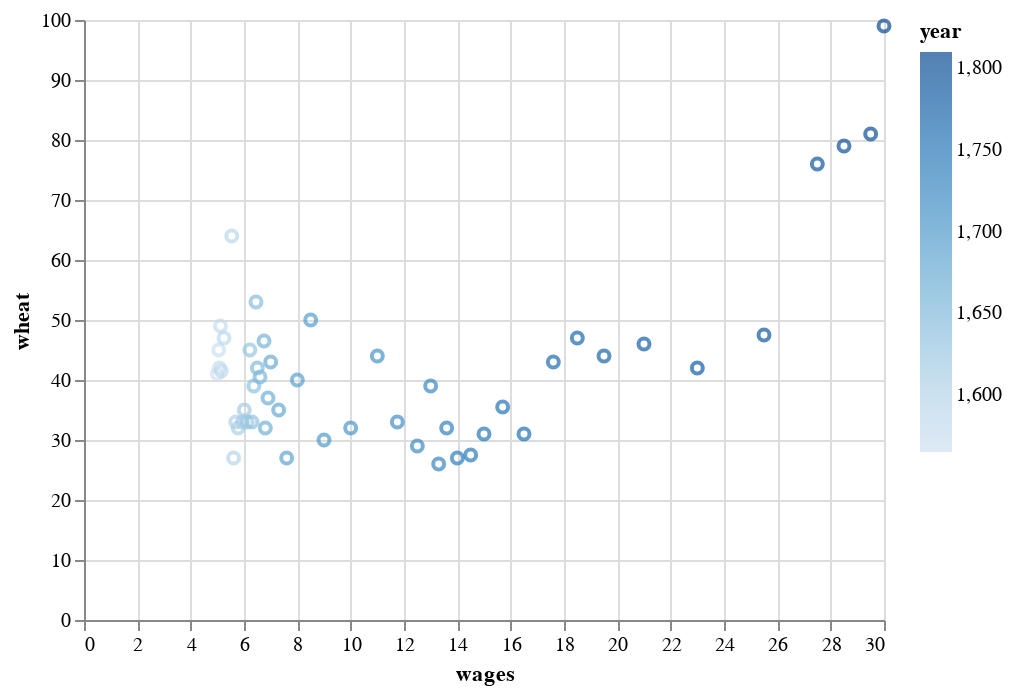

Notebook cell for this chart:
### Code cell
base.mark_point()

### Figure 1 — Vega-Lite specification as saved in the notebook (floating-point values rounded to 4 significant figures)
{"$schema": "https://vega.github.io/schema/vega-lite/v3.3.0.json", "config": {"mark": {"tooltip": null}, "view": {"height": 300, "width": 400}}, "data": {"name": "data-76d1ce26ea5761007c35827e1564d86c"}, "datasets": {"data-76d1ce26ea5761007c35827e1564d86c": [{"wages": 5, "wheat": 41, "year": 1565}, {"wages": 5.05, "wheat": 45, "year": 1570}, {"wages": 5.08, "wheat": 42, "year": 1575}, {"wages": 5.12, "wheat": 49, "year": 1580}, {"wages": 5.15, "wheat": 41.5, "year": 1585}, {"wages": 5.25, "wheat": 47, "year": 1590}, {"wages": 5.54, "wheat": 64, "year": 1595}, {"wages": 5.61, "wheat": 27, "year": 1600}, {"wages": 5.69, "wheat": 33, "year": 1605}, {"wages": 5.78, "wheat": 32, "year": 1610}, {"wages": 5.94, "wheat": 33, "year": 1615}, {"wages": 6.01, "wheat": 35, "year": 1620}, {"wages": 6.12, "wheat": 33, "year": 1625}, {"wages": 6.22, "wheat": 45, "year": 1630}, {"wages": 6.3, "wheat": 33, "year": 1635}, {"wages": 6.37, "wheat": 39, "year": 1640}, {"wages": 6.45, "wheat": 53, "year": 1645}, {"wages": 6.5, "wheat": 42, "year": 1650}, {"wages": 6.6, "wheat": 40.5, "year": 1655}, {"wages": 6.75, "wheat": 46.5, "year": 1660}, {"wages": 6.8, "wheat": 32, "year": 1665}, {"wages": 6.9, "wheat": 37, "year": 1670}, {"wages": 7, "wheat": 43, "year": 1675}, {"wages": 7.3, "wheat": 35, "year": 1680}, {"wages": 7.6, "wheat": 27, "year": 1685}, {"wages": 8, "wheat": 40, "year": 1690}, {"wages": 8.5, "wheat": 50, "year": 1695}, {"wages": 9, "wheat": 30, "year": 1700}, {"wages": 10, "wheat": 32, "year": 1705}, {"wages": 11, "wheat": 44, "year": 1710}, {"wages": 11.75, "wheat": 33, "year": 1715}, {"wages": 12.5, "wheat": 29, "year": 1720}, {"wages": 13, "wheat": 39, "year": 1725}, {"wages": 13.3, "wheat": 26, "year": 1730}, {"wages": 13.6, "wheat": 32, "year": 1735}, {"wages": 14, "wheat": 27, "year": 1740}, {"wages": 14.5, "wheat": 27.5, "year": 1745}, {"wages": 15, "wheat": 31, "year": 1750}, {"wages": 15.7, "wheat": 35.5, "year": 1755}, {"wages": 16.5, "wheat": 31, "year": 1760}, {"wages": 17.6, "wheat": 43, "year": 1765}, {"wages": 18.5, "wheat": 47, "year": 1770}, {"wages": 19.5, "wheat": 44, "year": 1775}, {"wages": 21, "wheat": 46, "year": 1780}, {"wages": 23, "wheat": 42, "year": 1785}, {"wages": 25.5, "wheat": 47.5, "year": 1790}, {"wages": 27.5, "wheat": 76, "year": 1795}, {"wages": 28.5, "wheat": 79, "year": 1800}, {"wages": 29.5, "wheat": 81, "year": 1805}, {"wages": 30, "wheat": 99, "year": 1810}, {"wages": null, "wheat": 78, "year": 1815}, {"wages": null, "wheat": 54, "year": 1820}]}, "encoding": {"color": {"field": "year", "type": "quantitative"}, "x": {"field": "wages", "type": "quantitative"}, "y": {"field": "wheat", "type": "quantitative"}}, "mark": "point"}
